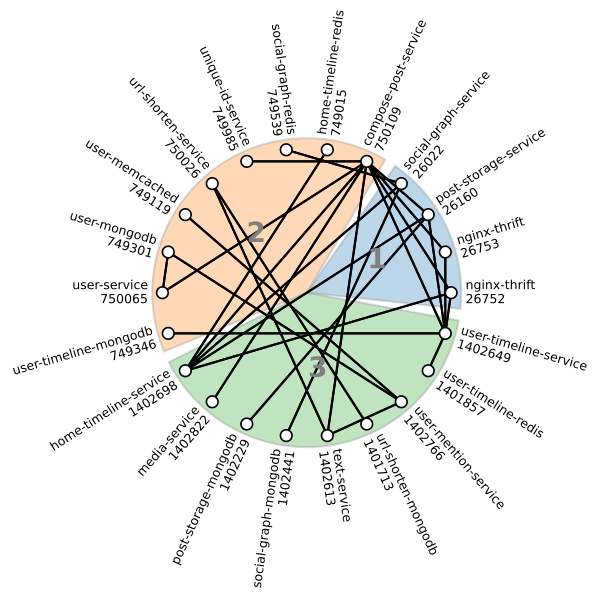

Reproduce this figure in Python.
import os
import duckdb
import networkx as nx
import matplotlib.pyplot as plt
import numpy as np
import pandas as pd
from collections import defaultdict
from matplotlib.patches import Wedge
from pathlib import Path



machine_color = {
    1: "#1f77b4",
    2: "#ff7f0e",
    3: "#2ca02c",
    -1: "lightgray"
}

SERVICES = [
    'compose-post-service',
    'home-timeline-redis',
    'home-timeline-service',
    'media-service',
    'nginx-thrift',
    'post-storage-mongodb',
    'post-storage-service',
    'social-graph-mongodb',
    'social-graph-redis',
    'social-graph-service',
    'text-service',
    'unique-id-service',
    'url-shorten-mongodb',
    'url-shorten-service',
    'user-memcached',
    'user-mention-service',
    'user-mongodb',
    'user-service',
    'user-timeline-mongodb',
    'user-timeline-redis',
    'user-timeline-service'
 ]

def draw_network(edges_df: pd.DataFrame, script_dir: Path):
    # Map services to machines
    machine_map = {}
    for _, row in edges_df.iterrows():
        machine_map[row['src']] = row['src_machine']
        machine_map[row['dst']] = row['dst_machine']

    # Group services by machine
    machine_to_services = defaultdict(list)
    for service, machine in machine_map.items():
        machine_to_services[machine].append(service)

    # Flatten services in order by machine
    clustered_services = []
    machine_angle_ranges = {}  # machine_id -> (start_idx, end_idx)
    angle_index = 0
    for machine in sorted(machine_to_services):
        services = sorted(set(machine_to_services[machine]))
        clustered_services.extend(services)
        machine_angle_ranges[machine] = (angle_index, angle_index + len(services) - 1)
        angle_index += len(services)

    # Assign positions on circle
    n = len(clustered_services)
    angles = np.linspace(0, 2 * np.pi, n, endpoint=False)
    pos = {}
    for i, service in enumerate(clustered_services):
        angle = angles[i]
        pos[service] = (np.cos(angle), np.sin(angle))

    # Build graph
    G = nx.Graph()
    edges = list(zip(edges_df['src'], edges_df['dst']))
    G.add_edges_from(edges)

    # Plot setup
    fig, ax = plt.subplots(figsize=(6, 6))

    # Parameters for node radius and slice padding
    node_radius = 0.08  # approximate node circle radius (half sqrt of node size)
    slice_outer_radius = 1.07  # slightly larger than node radius 1
    slice_inner_radius = 0  # small hole in the center

    # Draw filled pie slices for each machine
    for machine, (start_idx, end_idx) in machine_angle_ranges.items():
        theta_start = np.degrees(angles[start_idx]) - 6  # small padding on each side
        theta_end = np.degrees(angles[end_idx]) + 6
        # Handle wrap-around if needed
        if theta_end < theta_start:
            theta_end += 360

        # Draw the wedge (filled arc)
        wedge = Wedge(center=(0, 0),
                      r=slice_outer_radius,
                      theta1=theta_start,
                      theta2=theta_end,
                      width=slice_outer_radius - slice_inner_radius,
                      facecolor=machine_color[machine],
                      alpha=0.3,
                      edgecolor='gray',
                      linestyle="solid" if machine != -1 else "dashed",
                      linewidth=1.5)
        ax.add_patch(wedge)

        # Label in the middle of the arc, closer to the center
        mid_angle = (angles[start_idx] + angles[end_idx]) / 2
        label_radius = slice_inner_radius + (slice_outer_radius - slice_inner_radius) / 2
        label_x = label_radius * np.cos(mid_angle)
        label_y = label_radius * np.sin(mid_angle)
        ax.text(label_x, label_y, machine if machine != -1 else "?",
                fontsize=20, fontweight='bold',
                ha='center', va='center', color='gray')

    # Draw edges and nodes on top of slices
    # Separate edges by machine status
    intra_edges = []
    cross_or_unknown_edges = []

    for _, row in edges_df.iterrows():
        src = row['src']
        dst = row['dst']
        src_machine = row['src_machine']
        dst_machine = row['dst_machine']

        if src_machine != -1:
            intra_edges.append((src, dst))
        else:
            cross_or_unknown_edges.append((src, dst))

    # Draw intra-machine edges (solid)
    nx.draw_networkx_edges(G, pos, edgelist=intra_edges, ax=ax, width=1.5, style="solid", edge_color="black")

    # Draw cross-machine or unknown-machine edges (dashed)
    nx.draw_networkx_edges(G, pos, edgelist=cross_or_unknown_edges, ax=ax, width=1.5, style="dashed", edge_color="gray")

    # Split nodes by machine == -1
    nodes_unknown = [node for node in G.nodes if machine_map.get(node, -1) == -1]
    nodes_known = [node for node in G.nodes if machine_map.get(node, -1) != -1]

    # Draw known machine nodes (solid border)
    nx.draw_networkx_nodes(G, pos, ax=ax, nodelist=nodes_known,
                           node_size=70, node_color="white", edgecolors="black", linewidths=1.2)

    # Manually draw nodes with machine == -1 using dashed edge
    for node in nodes_unknown:
        x, y = pos[node]
        circle = plt.Circle((x, y), radius=0.04,  # adjust radius as needed
                            facecolor='white',
                            edgecolor='black',
                            linewidth=1.2,
                            linestyle='dashed',
                            zorder=3)
        ax.add_patch(circle)

    # Radial labels outside nodes
    for node, (x, y) in pos.items():
        angle = np.arctan2(y, x)
        label_radius = 1.1  # outside slice radius now
        label_x = label_radius * np.cos(angle)
        label_y = label_radius * np.sin(angle)
        rotation = np.degrees(angle)
        if rotation < -90 or rotation > 90:
            rotation += 180
            ha = 'right'
        else:
            ha = 'left'
        ax.text(label_x, label_y, node, fontsize=9, rotation=rotation,
                ha=ha, va='center', rotation_mode='anchor')

    # Final plot tweaks
    ax.set_aspect('equal')
    plt.axis('off')
    plt.tight_layout()
    plt.savefig(script_dir.joinpath("network_graph.pdf"))
    plt.show()

def part_of_app(name):
    for service in SERVICES:
        if name.startswith(service):
            return service
    return None

def ripple_connections(dir: Path):
    conn = duckdb.connect(database=':memory:')

    conn.execute(f"""ATTACH '{dir}/vm1.db3' as vm1""")
    conn.execute(f"""ATTACH '{dir}/vm2.db3' as vm2""")
    conn.execute(f"""ATTACH '{dir}/vm3.db3' as vm3""")

    edges = conn.execute("""
        WITH 
            tcp_discovery AS (
                SELECT * FROM vm1.tcp_discovery tcp
                WHERE tcp.remote_inode_id <> 0
                UNION ALL
                SELECT * FROM vm2.tcp_discovery tcp
                WHERE tcp.remote_inode_id <> 0
                UNION ALL
                SELECT * FROM vm3.tcp_discovery tcp
                WHERE tcp.remote_inode_id <> 0
            ),
            process_context AS (
                SELECT 1 as machine_id, * FROM vm1.process_context
                UNION ALL
                SELECT 2 as machine_id, * FROM vm2.process_context
                UNION ALL
                SELECT 3 as machine_id, * FROM vm3.process_context
            ),
            docker AS (
                SELECT 1 as machine_id, * FROM vm1.docker
                UNION ALL
                SELECT 2 as machine_id, * FROM vm2.docker
                UNION ALL
                SELECT 3 as machine_id, * FROM vm3.docker
            ),
            k8s AS (
                SELECT 1 as machine_id, * FROM vm1.k8s
                UNION ALL
                SELECT 2 as machine_id, * FROM vm2.k8s
                UNION ALL
                SELECT 3 as machine_id, * FROM vm3.k8s
            ),
            pids AS (
                SELECT DISTINCT
                    1 as machine_id,
                    pid, 
                    inode_id,
                FROM 
                    vm1.vfs vfs
                WHERE 
                    vfs.fs_magic = 1397703499
                UNION ALL
                SELECT DISTINCT
                    2 as machine_id,
                    pid, 
                    inode_id,
                FROM 
                    vm2.vfs vfs
                WHERE 
                    vfs.fs_magic = 1397703499
                UNION ALL
                SELECT DISTINCT
                    3 as machine_id,
                    pid, 
                    inode_id,
                FROM 
                    vm3.vfs vfs
                WHERE 
                    vfs.fs_magic = 1397703499
            )
        SELECT DISTINCT
            tcp.local_machine_id, 
            lpids.pid as lpid,
            COALESCE(lk8s.pod_name, ldock.name, lpc.cgroup) as lcgroup,
            tcp.remote_machine_id,
            tcp.remote_inode_id, 
            rpids.pid as rpid,
            COALESCE(rk8s.pod_name, rdock.name, rpc.cgroup) as rcgroup,
            COUNT(*) as num_connections, 
        FROM
            tcp_discovery tcp
        LEFT JOIN
            pids as lpids
            ON lpids.inode_id = tcp.local_inode_id
            AND lpids.machine_id = tcp.local_machine_id
        LEFT JOIN 
            process_context lpc
            ON lpc.pid = lpids.pid
            AND lpc.machine_id = tcp.local_machine_id
        LEFT JOIN
            docker ldock
            ON ldock.cgroup = lpc.cgroup
            AND ldock.machine_id = tcp.local_machine_id
        LEFT JOIN
            k8s lk8s
            ON lk8s.cgroup = lpc.cgroup
            AND lk8s.machine_id = tcp.local_machine_id
        LEFT JOIN
            pids as rpids
            ON rpids.inode_id = tcp.remote_inode_id
            AND rpids.machine_id = tcp.remote_machine_id
        LEFT JOIN 
            process_context rpc
            ON rpc.pid = rpids.pid
            AND rpc.machine_id = tcp.remote_machine_id
        LEFT JOIN 
            docker rdock
            ON rdock.cgroup = rpc.cgroup
            AND rdock.machine_id = tcp.remote_machine_id
        LEFT JOIN 
            k8s rk8s
            ON rk8s.cgroup = rpc.cgroup
            AND rk8s.machine_id = tcp.remote_machine_id
        WHERE 
            lpids.pid IS NOT NULL 
            AND rpids.pid IS NOT NULL
        GROUP BY 
            tcp.local_machine_id, 
            lpids.pid,
            lk8s.pod_name, 
            ldock.name, 
            lpc.cgroup,
            tcp.remote_machine_id,
            tcp.remote_inode_id, 
            rpids.pid,
            rk8s.pod_name, 
            rdock.name,
            rpc.cgroup,
        ORDER BY
            lcgroup
    """).df()

    table = edges.loc[:, ["lpid", "lcgroup", "local_machine_id", "rpid", "rcgroup", "remote_machine_id"]].rename(columns={"lcgroup": "src", "rcgroup": "dst", "local_machine_id": "src_machine", "remote_machine_id": "dst_machine"}).drop_duplicates()

    edges = []
    for (_, edge) in table.iterrows():
        
        src, dst = edge["src"], edge["dst"]
        src, dst = part_of_app(src), part_of_app(dst)
        if src is None or dst is None:
            continue
        src_machine, dst_machine = edge["src_machine"], edge["dst_machine"]
        spid, dpid = edge["lpid"], edge["rpid"]
        edges.append([spid, src, src_machine, dpid, dst, dst_machine])
        edges.append([dpid, dst, dst_machine, spid, src, src_machine])

    spids, srcs, src_machines, dpids, dsts, dst_machines = zip(*edges)
    return pd.DataFrame({"spid": spids, "src": srcs, "src_machine": src_machines, "dpid": dpids, "dst": dsts, "dst_machine": dst_machines})\
        .drop_duplicates()\
        .sort_values(by=["src", "dst"]).reset_index(drop=True)

def missing_connections(ripple_post: Path, gt: Path):
    ripple = pd.read_csv(ripple_post)
    gt = pd.read_csv(gt)
    df_diff = gt.merge(ripple, how='outer', indicator=True)
    missing = df_diff[df_diff['_merge'] == 'left_only'].loc[:, ["src", "dst"]]
    missing["src_machine"] = -1
    missing["dst_machine"] = -1
    return missing
    # Optional: drop the '_merge' column if not needed
    # df_exclusive = df_exclusive.drop(columns=['_merge'])


if __name__ == "__main__":
    script_dir = Path(os.path.dirname(os.path.realpath(__file__)))
    edges_df = ripple_connections(Path(script_dir))
    missing = missing_connections(script_dir.joinpath("post.csv"), script_dir.joinpath("../caretta/post.csv"))
    edges_df = pd.concat([edges_df, missing])
    edges_df["src"] = edges_df.apply(lambda row: f"{row['src']}\n{int(row['spid']) if pd.notna(row['spid']) else None}", axis=1)
    edges_df["dst"] = edges_df.apply(lambda row: f"{row['dst']}\n{int(row['dpid']) if pd.notna(row['dpid']) else None}", axis=1)
    draw_network(edges_df, script_dir)
